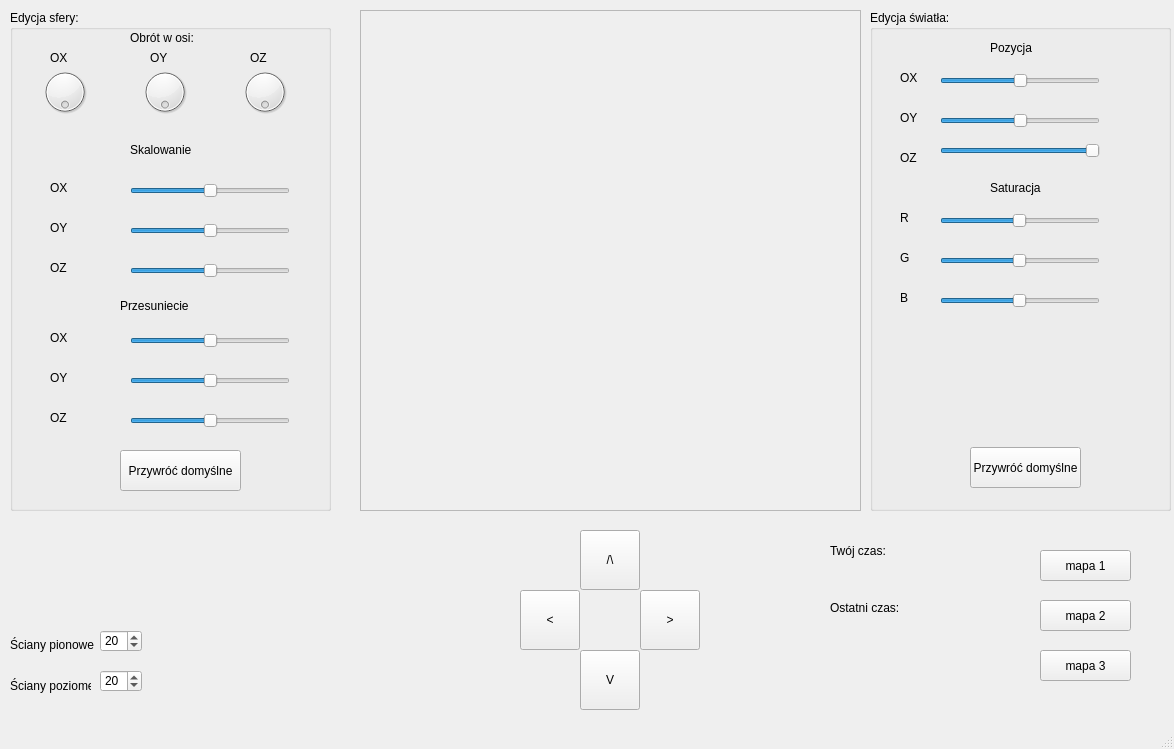
<?xml version="1.0" encoding="UTF-8"?>
<ui version="4.0">
 <class>MyWindow</class>
 <widget class="QMainWindow" name="MyWindow">
  <property name="geometry">
   <rect>
    <x>0</x>
    <y>0</y>
    <width>1174</width>
    <height>749</height>
   </rect>
  </property>
  <property name="windowTitle">
   <string>MyWindow</string>
  </property>
  <widget class="QWidget" name="centralWidget">
   <widget class="QFrame" name="rysujFrame">
    <property name="geometry">
     <rect>
      <x>360</x>
      <y>10</y>
      <width>501</width>
      <height>501</height>
     </rect>
    </property>
    <property name="frameShape">
     <enum>QFrame::StyledPanel</enum>
    </property>
    <property name="frameShadow">
     <enum>QFrame::Raised</enum>
    </property>
   </widget>
   <widget class="QGroupBox" name="groupBox">
    <property name="geometry">
     <rect>
      <x>10</x>
      <y>10</y>
      <width>321</width>
      <height>501</height>
     </rect>
    </property>
    <property name="title">
     <string>Edycja sfery:</string>
    </property>
    <widget class="QLabel" name="label_2">
     <property name="geometry">
      <rect>
       <x>40</x>
       <y>360</y>
       <width>21</width>
       <height>16</height>
      </rect>
     </property>
     <property name="text">
      <string>OY</string>
     </property>
    </widget>
    <widget class="QLabel" name="label_12">
     <property name="geometry">
      <rect>
       <x>240</x>
       <y>40</y>
       <width>61</width>
       <height>16</height>
      </rect>
     </property>
     <property name="text">
      <string>OZ</string>
     </property>
    </widget>
    <widget class="QDial" name="dial_2">
     <property name="geometry">
      <rect>
       <x>130</x>
       <y>50</y>
       <width>50</width>
       <height>64</height>
      </rect>
     </property>
     <property name="maximum">
      <number>359</number>
     </property>
     <property name="wrapping">
      <bool>true</bool>
     </property>
    </widget>
    <widget class="QDial" name="dial_3">
     <property name="geometry">
      <rect>
       <x>230</x>
       <y>50</y>
       <width>50</width>
       <height>64</height>
      </rect>
     </property>
     <property name="maximum">
      <number>359</number>
     </property>
     <property name="wrapping">
      <bool>true</bool>
     </property>
    </widget>
    <widget class="QLabel" name="label">
     <property name="geometry">
      <rect>
       <x>110</x>
       <y>280</y>
       <width>71</width>
       <height>31</height>
      </rect>
     </property>
     <property name="text">
      <string>Przesuniecie</string>
     </property>
    </widget>
    <widget class="QLabel" name="label_10">
     <property name="geometry">
      <rect>
       <x>40</x>
       <y>40</y>
       <width>61</width>
       <height>16</height>
      </rect>
     </property>
     <property name="text">
      <string>OX</string>
     </property>
    </widget>
    <widget class="QLabel" name="label_4">
     <property name="geometry">
      <rect>
       <x>40</x>
       <y>400</y>
       <width>21</width>
       <height>16</height>
      </rect>
     </property>
     <property name="text">
      <string>OZ</string>
     </property>
    </widget>
    <widget class="QLabel" name="label_11">
     <property name="geometry">
      <rect>
       <x>140</x>
       <y>40</y>
       <width>61</width>
       <height>16</height>
      </rect>
     </property>
     <property name="text">
      <string>OY</string>
     </property>
    </widget>
    <widget class="QSlider" name="horizontalSlider_2">
     <property name="geometry">
      <rect>
       <x>120</x>
       <y>360</y>
       <width>160</width>
       <height>22</height>
      </rect>
     </property>
     <property name="maximum">
      <number>500</number>
     </property>
     <property name="value">
      <number>250</number>
     </property>
     <property name="orientation">
      <enum>Qt::Horizontal</enum>
     </property>
    </widget>
    <widget class="QLabel" name="label_3">
     <property name="geometry">
      <rect>
       <x>40</x>
       <y>320</y>
       <width>21</width>
       <height>16</height>
      </rect>
     </property>
     <property name="text">
      <string>OX</string>
     </property>
    </widget>
    <widget class="QDial" name="dial">
     <property name="geometry">
      <rect>
       <x>30</x>
       <y>50</y>
       <width>50</width>
       <height>64</height>
      </rect>
     </property>
     <property name="maximum">
      <number>359</number>
     </property>
     <property name="singleStep">
      <number>1</number>
     </property>
     <property name="tracking">
      <bool>true</bool>
     </property>
     <property name="wrapping">
      <bool>true</bool>
     </property>
    </widget>
    <widget class="QSlider" name="horizontalSlider_3">
     <property name="geometry">
      <rect>
       <x>120</x>
       <y>400</y>
       <width>160</width>
       <height>22</height>
      </rect>
     </property>
     <property name="maximum">
      <number>500</number>
     </property>
     <property name="value">
      <number>250</number>
     </property>
     <property name="orientation">
      <enum>Qt::Horizontal</enum>
     </property>
    </widget>
    <widget class="QSlider" name="horizontalSlider">
     <property name="geometry">
      <rect>
       <x>120</x>
       <y>320</y>
       <width>160</width>
       <height>22</height>
      </rect>
     </property>
     <property name="maximum">
      <number>500</number>
     </property>
     <property name="value">
      <number>250</number>
     </property>
     <property name="orientation">
      <enum>Qt::Horizontal</enum>
     </property>
    </widget>
    <widget class="QLabel" name="label_9">
     <property name="geometry">
      <rect>
       <x>120</x>
       <y>20</y>
       <width>71</width>
       <height>16</height>
      </rect>
     </property>
     <property name="text">
      <string>Obrót w osi:</string>
     </property>
    </widget>
    <widget class="QPushButton" name="pushButton">
     <property name="geometry">
      <rect>
       <x>110</x>
       <y>440</y>
       <width>121</width>
       <height>41</height>
      </rect>
     </property>
     <property name="text">
      <string>Przywróć domyślne</string>
     </property>
    </widget>
    <widget class="QLabel" name="label_8">
     <property name="geometry">
      <rect>
       <x>40</x>
       <y>250</y>
       <width>31</width>
       <height>16</height>
      </rect>
     </property>
     <property name="text">
      <string>OZ</string>
     </property>
    </widget>
    <widget class="QSlider" name="horizontalSlider_6">
     <property name="geometry">
      <rect>
       <x>120</x>
       <y>250</y>
       <width>160</width>
       <height>22</height>
      </rect>
     </property>
     <property name="maximum">
      <number>500</number>
     </property>
     <property name="value">
      <number>250</number>
     </property>
     <property name="orientation">
      <enum>Qt::Horizontal</enum>
     </property>
    </widget>
    <widget class="QSlider" name="horizontalSlider_4">
     <property name="geometry">
      <rect>
       <x>120</x>
       <y>170</y>
       <width>160</width>
       <height>22</height>
      </rect>
     </property>
     <property name="maximum">
      <number>500</number>
     </property>
     <property name="value">
      <number>250</number>
     </property>
     <property name="orientation">
      <enum>Qt::Horizontal</enum>
     </property>
    </widget>
    <widget class="QLabel" name="label_5">
     <property name="geometry">
      <rect>
       <x>120</x>
       <y>130</y>
       <width>71</width>
       <height>20</height>
      </rect>
     </property>
     <property name="text">
      <string>Skalowanie</string>
     </property>
    </widget>
    <widget class="QLabel" name="label_6">
     <property name="geometry">
      <rect>
       <x>40</x>
       <y>170</y>
       <width>21</width>
       <height>16</height>
      </rect>
     </property>
     <property name="text">
      <string>OX</string>
     </property>
    </widget>
    <widget class="QLabel" name="label_7">
     <property name="geometry">
      <rect>
       <x>40</x>
       <y>210</y>
       <width>21</width>
       <height>16</height>
      </rect>
     </property>
     <property name="text">
      <string>OY</string>
     </property>
    </widget>
    <widget class="QSlider" name="horizontalSlider_5">
     <property name="geometry">
      <rect>
       <x>120</x>
       <y>210</y>
       <width>160</width>
       <height>22</height>
      </rect>
     </property>
     <property name="maximum">
      <number>500</number>
     </property>
     <property name="value">
      <number>250</number>
     </property>
     <property name="orientation">
      <enum>Qt::Horizontal</enum>
     </property>
    </widget>
   </widget>
   <widget class="QGroupBox" name="groupBox_2">
    <property name="geometry">
     <rect>
      <x>870</x>
      <y>10</y>
      <width>301</width>
      <height>501</height>
     </rect>
    </property>
    <property name="title">
     <string>Edycja światła:</string>
    </property>
    <widget class="QLabel" name="label_13">
     <property name="geometry">
      <rect>
       <x>120</x>
       <y>30</y>
       <width>55</width>
       <height>16</height>
      </rect>
     </property>
     <property name="text">
      <string>Pozycja</string>
     </property>
    </widget>
    <widget class="QLabel" name="label_26">
     <property name="geometry">
      <rect>
       <x>30</x>
       <y>60</y>
       <width>61</width>
       <height>16</height>
      </rect>
     </property>
     <property name="text">
      <string>OX</string>
     </property>
    </widget>
    <widget class="QLabel" name="label_27">
     <property name="geometry">
      <rect>
       <x>30</x>
       <y>100</y>
       <width>61</width>
       <height>16</height>
      </rect>
     </property>
     <property name="text">
      <string>OY</string>
     </property>
    </widget>
    <widget class="QLabel" name="label_28">
     <property name="geometry">
      <rect>
       <x>30</x>
       <y>140</y>
       <width>61</width>
       <height>16</height>
      </rect>
     </property>
     <property name="text">
      <string>OZ</string>
     </property>
    </widget>
    <widget class="QLabel" name="label_29">
     <property name="geometry">
      <rect>
       <x>120</x>
       <y>170</y>
       <width>61</width>
       <height>16</height>
      </rect>
     </property>
     <property name="text">
      <string>Saturacja</string>
     </property>
    </widget>
    <widget class="QSlider" name="horizontalSlider_13">
     <property name="geometry">
      <rect>
       <x>70</x>
       <y>200</y>
       <width>160</width>
       <height>22</height>
      </rect>
     </property>
     <property name="maximum">
      <number>255</number>
     </property>
     <property name="value">
      <number>127</number>
     </property>
     <property name="orientation">
      <enum>Qt::Horizontal</enum>
     </property>
    </widget>
    <widget class="QSlider" name="horizontalSlider_14">
     <property name="geometry">
      <rect>
       <x>70</x>
       <y>240</y>
       <width>160</width>
       <height>22</height>
      </rect>
     </property>
     <property name="maximum">
      <number>255</number>
     </property>
     <property name="value">
      <number>127</number>
     </property>
     <property name="orientation">
      <enum>Qt::Horizontal</enum>
     </property>
    </widget>
    <widget class="QSlider" name="horizontalSlider_15">
     <property name="geometry">
      <rect>
       <x>70</x>
       <y>280</y>
       <width>160</width>
       <height>22</height>
      </rect>
     </property>
     <property name="maximum">
      <number>255</number>
     </property>
     <property name="value">
      <number>127</number>
     </property>
     <property name="orientation">
      <enum>Qt::Horizontal</enum>
     </property>
    </widget>
    <widget class="QLabel" name="label_30">
     <property name="geometry">
      <rect>
       <x>30</x>
       <y>200</y>
       <width>61</width>
       <height>16</height>
      </rect>
     </property>
     <property name="text">
      <string>R</string>
     </property>
    </widget>
    <widget class="QLabel" name="label_31">
     <property name="geometry">
      <rect>
       <x>30</x>
       <y>240</y>
       <width>61</width>
       <height>16</height>
      </rect>
     </property>
     <property name="text">
      <string>G</string>
     </property>
    </widget>
    <widget class="QLabel" name="label_32">
     <property name="geometry">
      <rect>
       <x>30</x>
       <y>280</y>
       <width>61</width>
       <height>16</height>
      </rect>
     </property>
     <property name="text">
      <string>B</string>
     </property>
    </widget>
    <widget class="QSlider" name="horizontalSlider_16">
     <property name="geometry">
      <rect>
       <x>70</x>
       <y>60</y>
       <width>160</width>
       <height>22</height>
      </rect>
     </property>
     <property name="maximum">
      <number>1000</number>
     </property>
     <property name="value">
      <number>500</number>
     </property>
     <property name="orientation">
      <enum>Qt::Horizontal</enum>
     </property>
    </widget>
    <widget class="QSlider" name="horizontalSlider_17">
     <property name="geometry">
      <rect>
       <x>70</x>
       <y>100</y>
       <width>160</width>
       <height>22</height>
      </rect>
     </property>
     <property name="maximum">
      <number>1000</number>
     </property>
     <property name="value">
      <number>500</number>
     </property>
     <property name="orientation">
      <enum>Qt::Horizontal</enum>
     </property>
    </widget>
    <widget class="QSlider" name="horizontalSlider_18">
     <property name="geometry">
      <rect>
       <x>70</x>
       <y>130</y>
       <width>160</width>
       <height>22</height>
      </rect>
     </property>
     <property name="maximum">
      <number>1000</number>
     </property>
     <property name="value">
      <number>1000</number>
     </property>
     <property name="orientation">
      <enum>Qt::Horizontal</enum>
     </property>
    </widget>
    <widget class="QPushButton" name="pushButton_3">
     <property name="geometry">
      <rect>
       <x>100</x>
       <y>437</y>
       <width>111</width>
       <height>41</height>
      </rect>
     </property>
     <property name="text">
      <string>Przywróć domyślne</string>
     </property>
    </widget>
   </widget>
   <widget class="QLabel" name="label_14">
    <property name="geometry">
     <rect>
      <x>10</x>
      <y>629</y>
      <width>91</width>
      <height>31</height>
     </rect>
    </property>
    <property name="text">
     <string>Ściany pionowe</string>
    </property>
   </widget>
   <widget class="QLabel" name="label_15">
    <property name="geometry">
     <rect>
      <x>10</x>
      <y>670</y>
      <width>81</width>
      <height>31</height>
     </rect>
    </property>
    <property name="text">
     <string>Ściany poziome</string>
    </property>
   </widget>
   <widget class="QPushButton" name="dol">
    <property name="geometry">
     <rect>
      <x>580</x>
      <y>650</y>
      <width>60</width>
      <height>60</height>
     </rect>
    </property>
    <property name="text">
     <string>V</string>
    </property>
   </widget>
   <widget class="QPushButton" name="prawo">
    <property name="geometry">
     <rect>
      <x>640</x>
      <y>590</y>
      <width>60</width>
      <height>60</height>
     </rect>
    </property>
    <property name="text">
     <string>&gt;</string>
    </property>
   </widget>
   <widget class="QPushButton" name="lewo">
    <property name="geometry">
     <rect>
      <x>520</x>
      <y>590</y>
      <width>60</width>
      <height>60</height>
     </rect>
    </property>
    <property name="text">
     <string>&lt;</string>
    </property>
   </widget>
   <widget class="QPushButton" name="gora">
    <property name="geometry">
     <rect>
      <x>580</x>
      <y>530</y>
      <width>60</width>
      <height>60</height>
     </rect>
    </property>
    <property name="text">
     <string>/\</string>
    </property>
   </widget>
   <widget class="QPushButton" name="draw1Button">
    <property name="geometry">
     <rect>
      <x>1040</x>
      <y>550</y>
      <width>91</width>
      <height>31</height>
     </rect>
    </property>
    <property name="text">
     <string>mapa 1</string>
    </property>
   </widget>
   <widget class="QPushButton" name="draw2Button">
    <property name="geometry">
     <rect>
      <x>1040</x>
      <y>600</y>
      <width>91</width>
      <height>31</height>
     </rect>
    </property>
    <property name="text">
     <string>mapa 2</string>
    </property>
   </widget>
   <widget class="QPushButton" name="draw3Button">
    <property name="geometry">
     <rect>
      <x>1040</x>
      <y>650</y>
      <width>91</width>
      <height>31</height>
     </rect>
    </property>
    <property name="text">
     <string>mapa 3</string>
    </property>
   </widget>
   <widget class="QLabel" name="czas">
    <property name="geometry">
     <rect>
      <x>840</x>
      <y>560</y>
      <width>71</width>
      <height>31</height>
     </rect>
    </property>
    <property name="text">
     <string/>
    </property>
   </widget>
   <widget class="QLabel" name="label_16">
    <property name="geometry">
     <rect>
      <x>830</x>
      <y>540</y>
      <width>61</width>
      <height>21</height>
     </rect>
    </property>
    <property name="text">
     <string>Twój czas:</string>
    </property>
   </widget>
   <widget class="QLabel" name="label_17">
    <property name="geometry">
     <rect>
      <x>830</x>
      <y>600</y>
      <width>71</width>
      <height>16</height>
     </rect>
    </property>
    <property name="text">
     <string>Ostatni czas:</string>
    </property>
   </widget>
   <widget class="QLabel" name="czasostatni">
    <property name="geometry">
     <rect>
      <x>840</x>
      <y>620</y>
      <width>71</width>
      <height>31</height>
     </rect>
    </property>
    <property name="text">
     <string/>
    </property>
   </widget>
   <widget class="QSpinBox" name="spinBox">
    <property name="geometry">
     <rect>
      <x>100</x>
      <y>630</y>
      <width>42</width>
      <height>22</height>
     </rect>
    </property>
    <property name="value">
     <number>20</number>
    </property>
   </widget>
   <widget class="QSpinBox" name="spinBox_2">
    <property name="geometry">
     <rect>
      <x>100</x>
      <y>670</y>
      <width>42</width>
      <height>22</height>
     </rect>
    </property>
    <property name="value">
     <number>20</number>
    </property>
   </widget>
  </widget>
  <widget class="QStatusBar" name="statusBar"/>
  <action name="actionPierwszy">
   <property name="text">
    <string>Pierwszy</string>
   </property>
  </action>
  <action name="actionDrugi">
   <property name="text">
    <string>Drugi</string>
   </property>
  </action>
 </widget>
 <layoutdefault spacing="6" margin="11"/>
 <resources/>
 <connections/>
</ui>
